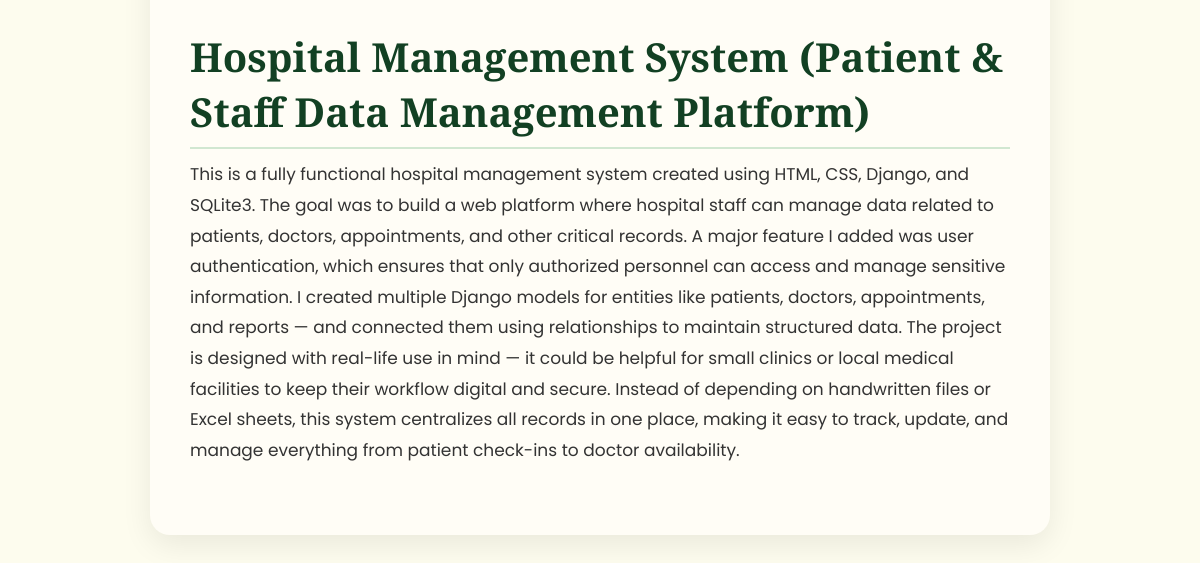
The app's page /project (lower part), older data.
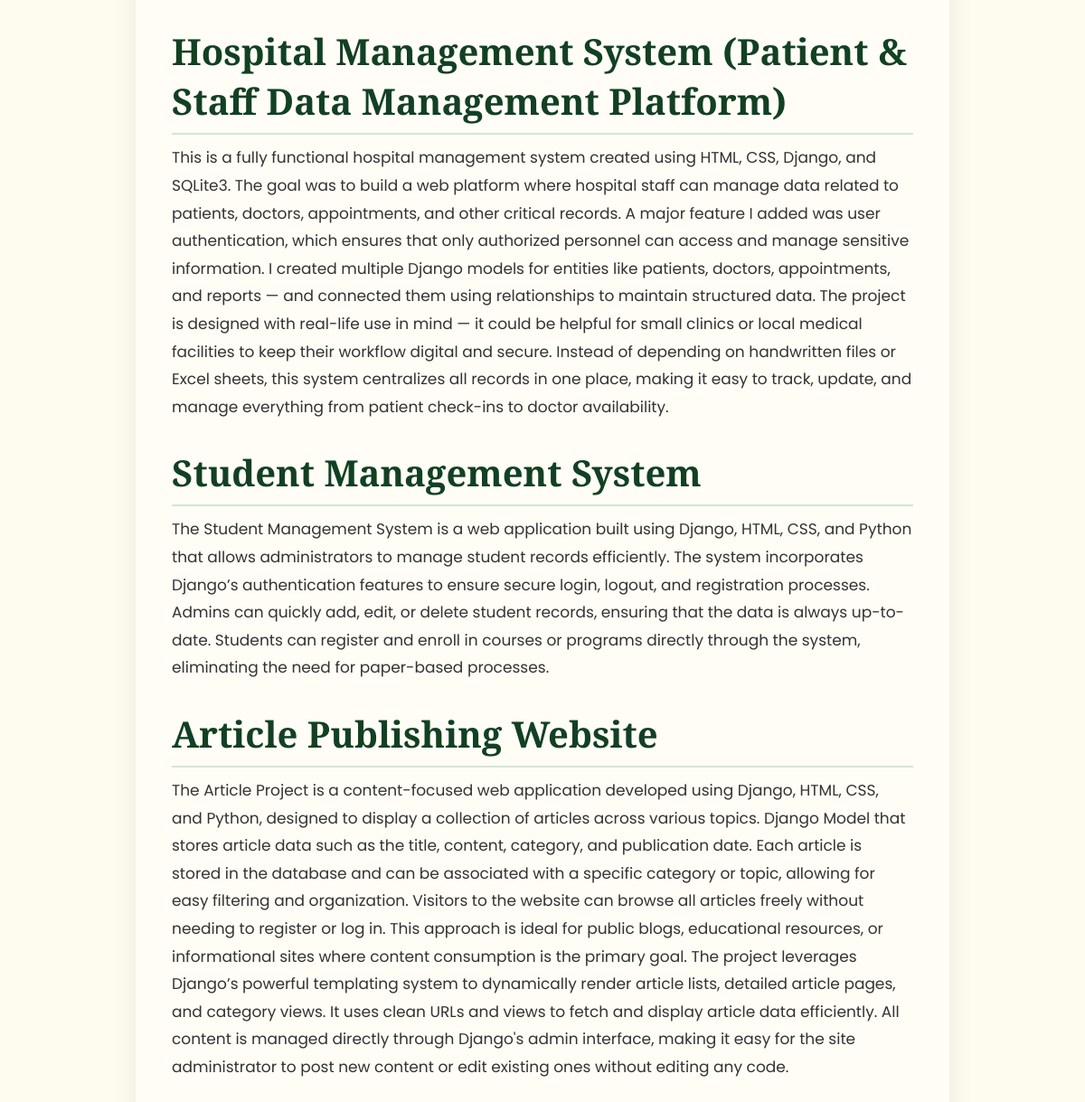
The same page, newer data.
### base/models.py (models this page shows, shortened)
class Myprojects(models.Model):
    pname=models.CharField(max_length=100)
    pdesc=models.TextField()

### base/views.py (the view)
# urls.py: path('project',views.project,name='project'),
def project(request):
    all_project=Myprojects.objects.all()
    context={
        'all_project':all_project
    }
    return render(request ,'project.html',context)

### base/templates/project.html
{% extends "main.html" %}
{% block content %}
<center>
    <div class="projects">
        {% for i in all_project %}
            <h2 style="font-family: 'Playfair Display', serif; font-size: 40px; ">{{i.pname}}</h2>
            <p>{{i.pdesc}}</p>
        {% endfor %}
    </div>
</center>
{% endblock content %}

### templates/main.html (shortened to what this page needs)
{% load static %}
<!DOCTYPE html>
<html lang="en">
<head>
    <link rel="stylesheet" href="{% static 'style.css' %}">
</head>
<body>
    {% block content %}{% endblock content %}
</body>
</html>

### static/style.css (style rules this page uses)
* { margin: 0; padding: 0; box-sizing: border-box; }
html, body { height: 100%; overflow-x: hidden; font-family: 'Inter', sans-serif; background-color: #fdfcee; color: #124118; }
.projects { max-width: 900px; margin: 50px auto; background-color: #fffdf6; padding: 40px; border-radius: 20px; box-shadow: 0 10px 30px rgba(0, 0, 0, 0.08); font-family: 'Poppins', sans-serif; text-align: left; }
.projects h2 { font-size: 26px; color: #124023; margin-top: 30px; margin-bottom: 10px; border-bottom: 2px solid #d1e7d1; padding-bottom: 8px; }
.projects p { font-size: 17px; color: #333333; line-height: 1.8; margin-bottom: 30px; }

Row changes from the older to the newer data that the page shows:
added Myprojects: pname "Student Management System", pdesc "The Student Management System is a web application built using Django, HTML, CSS, and Python that allows administrators to manage student records efficiently. The system incorporates Django’s authentication features to ensure secure login, logout, and registration processes. Admins can quickly add, edit, or delete student records, ensuring that the data is always up-to-date. Students can register and enroll in courses or programs directly through the system, eliminating the need for paper-based processes."
added Myprojects: pname "Article Publishing Website", pdesc "The Article Project is a content-focused web application developed using Django, HTML, CSS, and Python, designed to display a collection of articles across various topics. Django Model that stores article data such as the title, content, category, and publication date. Each article is stored in the database and can be associated with a specific category or topic, allowing for easy filtering and organization. Visitors to the website can browse all articles freely without needing to register or log in. This approach is ideal for public blogs, educational resources, or informational sites where content consumption is the primary goal. The project leverages Django’s powerful templating system…"
